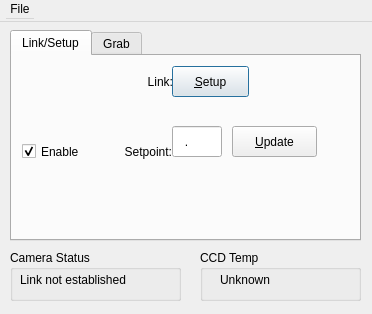
<?xml version="1.0" encoding="UTF-8"?>
<ui version="4.0">
 <class>cameraControl</class>
 <widget class="QDialog" name="cameraControl">
  <property name="geometry">
   <rect>
    <x>0</x>
    <y>0</y>
    <width>372</width>
    <height>314</height>
   </rect>
  </property>
  <property name="windowTitle">
   <string>CameraControl</string>
  </property>
  <widget class="QMenuBar" name="menuBar">
   <property name="geometry">
    <rect>
     <x>0</x>
     <y>0</y>
     <width>570</width>
     <height>22</height>
    </rect>
   </property>
   <widget class="QMenu" name="File">
    <property name="title">
     <string>File</string>
    </property>
    <addaction name="actionExit"/>
   </widget>
   <addaction name="File"/>
  </widget>
  <widget class="QTabWidget" name="tabWidget">
   <property name="geometry">
    <rect>
     <x>10</x>
     <y>30</y>
     <width>351</width>
     <height>211</height>
    </rect>
   </property>
   <property name="currentIndex">
    <number>0</number>
   </property>
   <widget class="QWidget" name="tab">
    <attribute name="title">
     <string>Link/Setup</string>
    </attribute>
    <widget class="QPushButton" name="linkSetupButton">
     <property name="geometry">
      <rect>
       <x>160</x>
       <y>10</y>
       <width>77</width>
       <height>31</height>
      </rect>
     </property>
     <property name="text">
      <string>&amp;Setup</string>
     </property>
     <property name="shortcut">
      <string>Alt+S</string>
     </property>
    </widget>
    <widget class="QLabel" name="linkLabel">
     <property name="geometry">
      <rect>
       <x>130</x>
       <y>10</y>
       <width>31</width>
       <height>31</height>
      </rect>
     </property>
     <property name="text">
      <string>Link:</string>
     </property>
     <property name="alignment">
      <set>Qt::AlignRight|Qt::AlignTrailing|Qt::AlignVCenter</set>
     </property>
     <property name="wordWrap">
      <bool>false</bool>
     </property>
    </widget>
    <widget class="QPushButton" name="coolingUpdateButton">
     <property name="geometry">
      <rect>
       <x>220</x>
       <y>70</y>
       <width>85</width>
       <height>31</height>
      </rect>
     </property>
     <property name="text">
      <string>&amp;Update</string>
     </property>
     <property name="shortcut">
      <string>Alt+U</string>
     </property>
    </widget>
    <widget class="QLineEdit" name="coolingSetpoint">
     <property name="geometry">
      <rect>
       <x>160</x>
       <y>70</y>
       <width>50</width>
       <height>31</height>
      </rect>
     </property>
     <property name="maximumSize">
      <size>
       <width>50</width>
       <height>32767</height>
      </size>
     </property>
     <property name="inputMask">
      <string>#09.99; </string>
     </property>
     <property name="text">
      <string>.</string>
     </property>
    </widget>
    <widget class="QLabel" name="textLabel12">
     <property name="geometry">
      <rect>
       <x>90</x>
       <y>80</y>
       <width>70</width>
       <height>31</height>
      </rect>
     </property>
     <property name="text">
      <string>Setpoint:</string>
     </property>
     <property name="alignment">
      <set>Qt::AlignRight|Qt::AlignTrailing|Qt::AlignVCenter</set>
     </property>
     <property name="wordWrap">
      <bool>false</bool>
     </property>
     <property name="buddy">
      <cstring>coolingSetpoint</cstring>
     </property>
    </widget>
    <widget class="QCheckBox" name="enableChkBox">
     <property name="geometry">
      <rect>
       <x>10</x>
       <y>80</y>
       <width>70</width>
       <height>31</height>
      </rect>
     </property>
     <property name="text">
      <string>Enable</string>
     </property>
     <property name="checked">
      <bool>true</bool>
     </property>
    </widget>
   </widget>
   <widget class="QWidget" name="Grab">
    <attribute name="title">
     <string>Grab</string>
    </attribute>
   </widget>
  </widget>
  <widget class="QGroupBox" name="groupBox_2">
   <property name="geometry">
    <rect>
     <x>10</x>
     <y>250</y>
     <width>171</width>
     <height>51</height>
    </rect>
   </property>
   <property name="title">
    <string>Camera Status</string>
   </property>
   <widget class="QLabel" name="statusLbl">
    <property name="geometry">
     <rect>
      <x>10</x>
      <y>20</y>
      <width>180</width>
      <height>20</height>
     </rect>
    </property>
    <property name="frameShape">
     <enum>QFrame::NoFrame</enum>
    </property>
    <property name="text">
     <string>Link not established</string>
    </property>
    <property name="wordWrap">
     <bool>false</bool>
    </property>
   </widget>
  </widget>
  <widget class="QGroupBox" name="groupBox_3">
   <property name="geometry">
    <rect>
     <x>200</x>
     <y>250</y>
     <width>161</width>
     <height>51</height>
    </rect>
   </property>
   <property name="title">
    <string>CCD Temp</string>
   </property>
   <widget class="QLabel" name="ccdTempLbl">
    <property name="geometry">
     <rect>
      <x>20</x>
      <y>20</y>
      <width>120</width>
      <height>20</height>
     </rect>
    </property>
    <property name="text">
     <string>Unknown</string>
    </property>
    <property name="wordWrap">
     <bool>false</bool>
    </property>
   </widget>
  </widget>
  <action name="actionExit">
   <property name="text">
    <string>&amp;Exit</string>
   </property>
  </action>
 </widget>
 <resources/>
 <connections/>
</ui>
